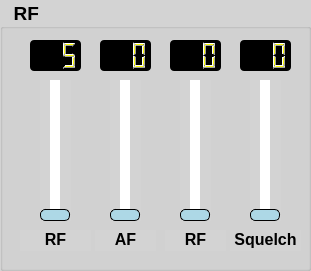
     <widget class="QGroupBox" name="RF_groupBox">
      <property name="geometry">
       <rect>
        <x>20</x>
        <y>610</y>
        <width>311</width>
        <height>271</height>
       </rect>
      </property>
      <property name="font">
       <font>
        <pointsize>14</pointsize>
        <bold>true</bold>
       </font>
      </property>
      <property name="styleSheet">
       <string notr="true">QWidget{ background-color: lightgray;}</string>
      </property>
      <property name="title">
       <string>  RF</string>
      </property>
      <widget class="QSlider" name="RF_power_verticalSlider">
       <property name="geometry">
        <rect>
         <x>40</x>
         <y>80</y>
         <width>31</width>
         <height>141</height>
        </rect>
       </property>
       <property name="autoFillBackground">
        <bool>false</bool>
       </property>
       <property name="styleSheet">
        <string notr="true">QSlider::groove:vertical { background: lightgray; width: 10px; border-radius: 3px;}
QSlider::handle:vertical {background: lightblue; border: 1px solid black; height: 10px; width: 30px; margin-left: -10px; margin-right: -10px; border-radius: 5px;}
QSlider::sub-page:vertical {background: white;}
QSlider::add-page:vertical {background: red;}</string>
       </property>
       <property name="minimum">
        <number>5</number>
       </property>
       <property name="maximum">
        <number>100</number>
       </property>
       <property name="pageStep">
        <number>5</number>
       </property>
       <property name="orientation">
        <enum>Qt::Orientation::Vertical</enum>
       </property>
       <property name="invertedAppearance">
        <bool>false</bool>
       </property>
       <property name="invertedControls">
        <bool>false</bool>
       </property>
       <property name="tickPosition">
        <enum>QSlider::TickPosition::TicksBothSides</enum>
       </property>
       <property name="tickInterval">
        <number>5</number>
       </property>
      </widget>
      <widget class="QSlider" name="AF_gain_verticalSlider">
       <property name="geometry">
        <rect>
         <x>110</x>
         <y>80</y>
         <width>31</width>
         <height>141</height>
        </rect>
       </property>
       <property name="autoFillBackground">
        <bool>false</bool>
       </property>
       <property name="styleSheet">
        <string notr="true">QSlider::groove:vertical { background: lightgray; width: 10px; border-radius: 3px;}
QSlider::handle:vertical {background: lightblue; border: 1px solid black; height: 10px; width: 30px; margin-left: -10px; margin-right: -10px; border-radius: 5px;}
QSlider::sub-page:vertical {background: white;}
QSlider::add-page:vertical {background: red;}</string>
       </property>
       <property name="minimum">
        <number>0</number>
       </property>
       <property name="maximum">
        <number>255</number>
       </property>
       <property name="value">
        <number>0</number>
       </property>
       <property name="orientation">
        <enum>Qt::Orientation::Vertical</enum>
       </property>
       <property name="tickPosition">
        <enum>QSlider::TickPosition::TicksBothSides</enum>
       </property>
       <property name="tickInterval">
        <number>5</number>
       </property>
      </widget>
      <widget class="QSlider" name="RF_gain_verticalSlider">
       <property name="geometry">
        <rect>
         <x>180</x>
         <y>80</y>
         <width>31</width>
         <height>141</height>
        </rect>
       </property>
       <property name="autoFillBackground">
        <bool>false</bool>
       </property>
       <property name="styleSheet">
        <string notr="true">QSlider::groove:vertical { background: lightgray; width: 10px; border-radius: 3px;}
QSlider::handle:vertical {background: lightblue; border: 1px solid black; height: 10px; width: 30px; margin-left: -10px; margin-right: -10px; border-radius: 5px;}
QSlider::sub-page:vertical {background: white;}
QSlider::add-page:vertical {background: red;}</string>
       </property>
       <property name="minimum">
        <number>0</number>
       </property>
       <property name="maximum">
        <number>255</number>
       </property>
       <property name="value">
        <number>0</number>
       </property>
       <property name="orientation">
        <enum>Qt::Orientation::Vertical</enum>
       </property>
       <property name="tickPosition">
        <enum>QSlider::TickPosition::TicksBothSides</enum>
       </property>
       <property name="tickInterval">
        <number>5</number>
       </property>
      </widget>
      <widget class="QLCDNumber" name="RF_power_lcdNumber">
       <property name="geometry">
        <rect>
         <x>30</x>
         <y>40</y>
         <width>51</width>
         <height>31</height>
        </rect>
       </property>
       <property name="styleSheet">
        <string notr="true">QWidget{ border: 2px black; background-color: black;border-radius: 4px;}
QLCDNumber {color: yellow;}</string>
       </property>
       <property name="digitCount">
        <number>3</number>
       </property>
       <property name="intValue" stdset="0">
        <number>5</number>
       </property>
      </widget>
      <widget class="QLCDNumber" name="AF_gain_lcdNumber">
       <property name="geometry">
        <rect>
         <x>100</x>
         <y>40</y>
         <width>51</width>
         <height>31</height>
        </rect>
       </property>
       <property name="styleSheet">
        <string notr="true">QWidget{ border: 2px black; background-color: black;border-radius: 4px;}
QLCDNumber {color: yellow;}</string>
       </property>
       <property name="digitCount">
        <number>3</number>
       </property>
      </widget>
      <widget class="QLCDNumber" name="RF_gain_lcdNumber">
       <property name="geometry">
        <rect>
         <x>170</x>
         <y>40</y>
         <width>51</width>
         <height>31</height>
        </rect>
       </property>
       <property name="styleSheet">
        <string notr="true">QWidget{ border: 2px black; background-color: black;border-radius: 4px;}
QLCDNumber {color: yellow;}</string>
       </property>
       <property name="digitCount">
        <number>3</number>
       </property>
      </widget>
      <widget class="QLabel" name="RF_label_1">
       <property name="geometry">
        <rect>
         <x>20</x>
         <y>230</y>
         <width>71</width>
         <height>21</height>
        </rect>
       </property>
       <property name="font">
        <font>
         <pointsize>12</pointsize>
         <bold>true</bold>
        </font>
       </property>
       <property name="text">
        <string>RF Power</string>
       </property>
       <property name="alignment">
        <set>Qt::AlignmentFlag::AlignHCenter|Qt::AlignmentFlag::AlignTop</set>
       </property>
       <property name="wordWrap">
        <bool>true</bool>
       </property>
      </widget>
      <widget class="QLabel" name="RF_label_2">
       <property name="geometry">
        <rect>
         <x>95</x>
         <y>230</y>
         <width>61</width>
         <height>21</height>
        </rect>
       </property>
       <property name="font">
        <font>
         <pointsize>12</pointsize>
         <bold>true</bold>
        </font>
       </property>
       <property name="text">
        <string>AF Gain</string>
       </property>
       <property name="alignment">
        <set>Qt::AlignmentFlag::AlignHCenter|Qt::AlignmentFlag::AlignTop</set>
       </property>
       <property name="wordWrap">
        <bool>true</bool>
       </property>
      </widget>
      <widget class="QLabel" name="RF_label_3">
       <property name="geometry">
        <rect>
         <x>165</x>
         <y>230</y>
         <width>61</width>
         <height>21</height>
        </rect>
       </property>
       <property name="font">
        <font>
         <pointsize>12</pointsize>
         <bold>true</bold>
        </font>
       </property>
       <property name="text">
        <string>RF Gain</string>
       </property>
       <property name="alignment">
        <set>Qt::AlignmentFlag::AlignHCenter|Qt::AlignmentFlag::AlignTop</set>
       </property>
       <property name="wordWrap">
        <bool>true</bool>
       </property>
      </widget>
      <widget class="QSlider" name="RF_squelch_verticalSlider">
       <property name="geometry">
        <rect>
         <x>250</x>
         <y>80</y>
         <width>31</width>
         <height>141</height>
        </rect>
       </property>
       <property name="autoFillBackground">
        <bool>false</bool>
       </property>
       <property name="styleSheet">
        <string notr="true">QSlider::groove:vertical { background: lightgray; width: 10px; border-radius: 3px;}
QSlider::handle:vertical {background: lightblue; border: 1px solid black; height: 10px; width: 30px; margin-left: -10px; margin-right: -10px; border-radius: 5px;}
QSlider::sub-page:vertical {background: white;}
QSlider::add-page:vertical {background: red;}</string>
       </property>
       <property name="minimum">
        <number>0</number>
       </property>
       <property name="maximum">
        <number>100</number>
       </property>
       <property name="value">
        <number>0</number>
       </property>
       <property name="orientation">
        <enum>Qt::Orientation::Vertical</enum>
       </property>
       <property name="tickPosition">
        <enum>QSlider::TickPosition::TicksBothSides</enum>
       </property>
       <property name="tickInterval">
        <number>5</number>
       </property>
      </widget>
      <widget class="QLCDNumber" name="RF_squelch_lcdNumber">
       <property name="geometry">
        <rect>
         <x>240</x>
         <y>40</y>
         <width>51</width>
         <height>31</height>
        </rect>
       </property>
       <property name="styleSheet">
        <string notr="true">QWidget{ border: 2px black; background-color: black;border-radius: 4px;}
QLCDNumber {color: yellow;}</string>
       </property>
       <property name="digitCount">
        <number>3</number>
       </property>
      </widget>
      <widget class="QLabel" name="RF_label_4">
       <property name="geometry">
        <rect>
         <x>230</x>
         <y>230</y>
         <width>71</width>
         <height>21</height>
        </rect>
       </property>
       <property name="font">
        <font>
         <pointsize>12</pointsize>
         <bold>true</bold>
        </font>
       </property>
       <property name="text">
        <string>Squelch</string>
       </property>
       <property name="alignment">
        <set>Qt::AlignmentFlag::AlignHCenter|Qt::AlignmentFlag::AlignTop</set>
       </property>
       <property name="wordWrap">
        <bool>true</bool>
       </property>
      </widget>
     </widget>
